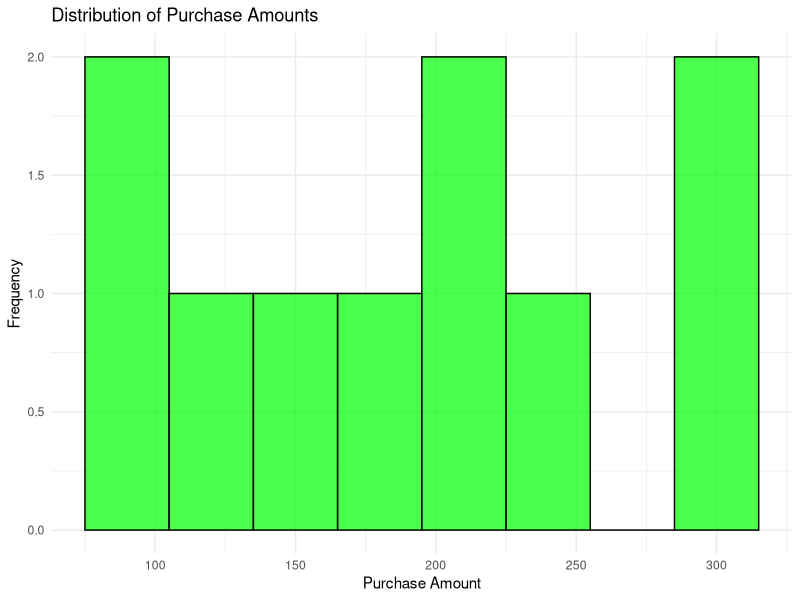

Generate this figure with R:
# Load necessary libraries
library(dplyr)
library(ggplot2)

# Example customer purchase data with more entries
purchase_data <- data.frame(
  CustomerID = c(101, 102, 103, 104, 105, 106, 107, 108, 109, 110),
  PurchaseAmount = c(150, 200, 120, 300, 80, 250, 180, 90, 310, 220)
)

# Calculate statistical measures
mean_purchase <- mean(purchase_data$PurchaseAmount)
median_purchase <- median(purchase_data$PurchaseAmount)
sd_purchase <- sd(purchase_data$PurchaseAmount)
q1_purchase <- quantile(purchase_data$PurchaseAmount, probs = 0.25)
q3_purchase <- quantile(purchase_data$PurchaseAmount, probs = 0.75)

# Display results
cat("Mean Purchase Amount:", mean_purchase, "\n")
cat("Median Purchase Amount:", median_purchase, "\n")
cat("Standard Deviation of Purchase Amounts:", sd_purchase, "\n")
cat("1st Quartile of Purchase Amounts:", q1_purchase, "\n")
cat("3rd Quartile of Purchase Amounts:", q3_purchase, "\n")

# Create a histogram with different number of bins and color
ggplot(purchase_data, aes(x = PurchaseAmount)) +
  geom_histogram(binwidth = 30, fill = "green", color = "black", alpha = 0.7) +
  labs(title = "Distribution of Purchase Amounts", x = "Purchase Amount", y = "Frequency") +
  theme_minimal()
